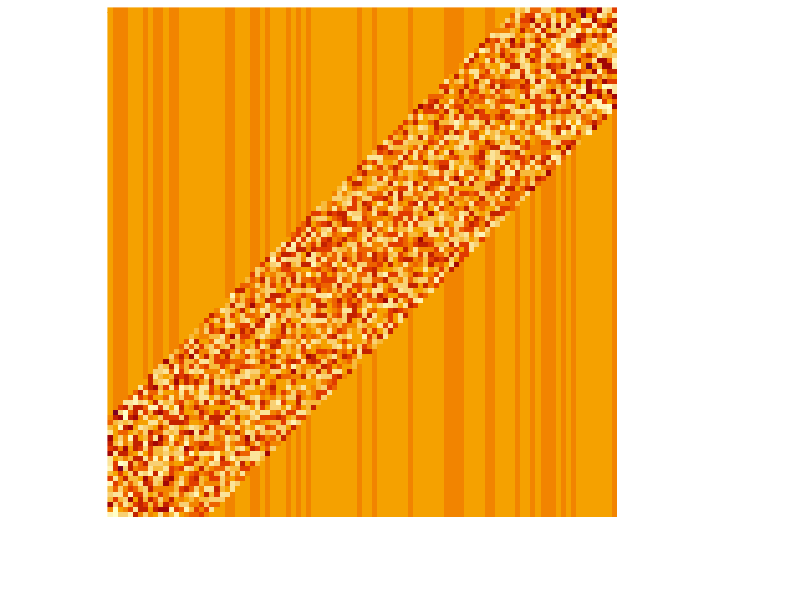

Generate this figure with R:
# Graph

# A finite propagation operator
# 

k=100;
r=20;

rdiag=1*(abs((1:k)%*%(0*t(1:k)+1) -(0*(1:k)+1)%*%(t(1:k)))<r); #characteristic function of {x,y | d(xy)<r}
A= rdiag*(matrix(runif(k**2,-10,10),nrow=k)); 
#Multiplying a matrix of iid uniform on (-10,10) by rdiag yields the cuttoff to the r-diag 

x11()
heatmap(A, Colv = NA, Rowv = NA, scale="column",labRow = FALSE,labCol = FALSE)

# Simple heatmap
# Colv and Rowv are set to NA so that the function doesn't permut rows and columns 
# (automaticly regroup similar col and rows)
# Possible change of colors with library(RColorBrewer) 
# and the option col= colorRampPalette(brewer.pal(8, "Blues"))(25) in the heatmap



